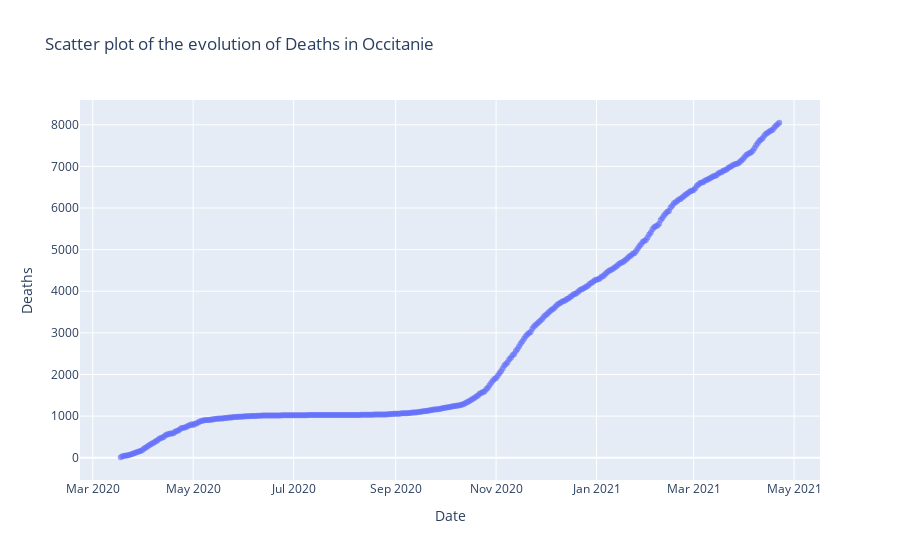

This figure's notebook cell:
### Code cell
#Regression
regression.scatter_reg(7, 76, save = False)

### Figure 1 — Plotly figure (JSON) as saved in the notebook; plotly's stock layout.template omitted (floating-point values rounded to 4 significant figures; data arrays with more than 128 entries replaced by an {"elided": "..."} marker saying what was removed)
{"data": [{"hovertemplate": "Date=%{x}<br>Deaths=%{y}<extra></extra>", "legendgroup": "", "marker": {"color": "#636efa", "opacity": 0.65, "symbol": "circle"}, "mode": "markers", "name": "", "orientation": "v", "showlegend": false, "type": "scatter", "x": {"elided": "401 str values"}, "xaxis": "x", "y": {"elided": "401 int values"}, "yaxis": "y"}], "layout": {"legend": {"tracegroupgap": 0}, "title": {"text": "Scatter plot of the evolution of Deaths in Occitanie"}, "xaxis": {"anchor": "y", "domain": [0, 1], "title": {"text": "Date"}}, "yaxis": {"anchor": "x", "domain": [0, 1], "title": {"text": "Deaths"}}}}
